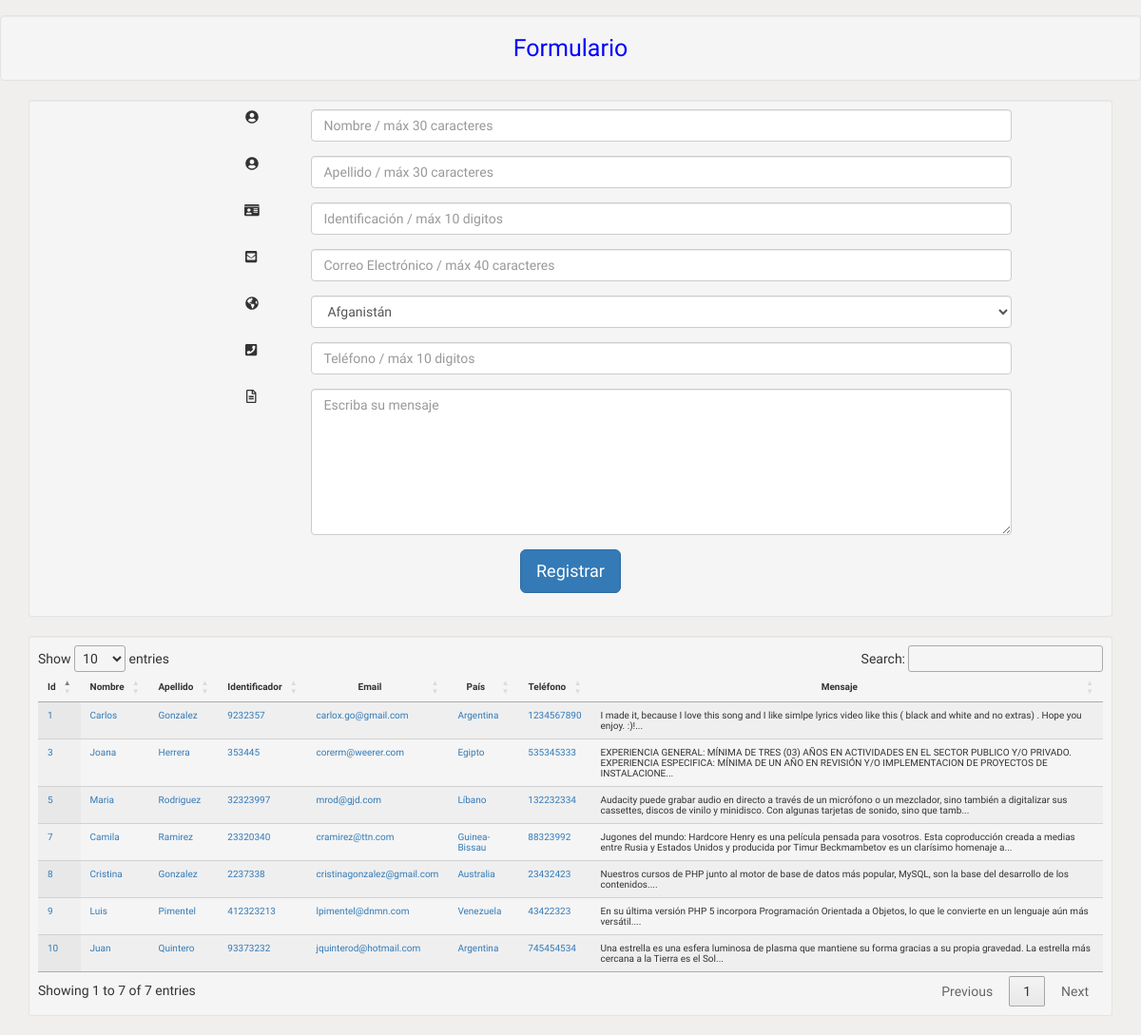
The page / on the database its author committed.
### tables this page shows
CREATE TABLE `tbl_users` (
  `id_user` int(11) NOT NULL,
  `name_user` varchar(30) NOT NULL,
  `lastname_user` varchar(30) NOT NULL,
  `document_user` int(11) NOT NULL,
  `email_user` varchar(40) NOT NULL,
  `phone_user` int(11) NOT NULL,
  `id_country` int(11) NOT NULL,
  `message_user` varchar(1000) NOT NULL
);

CREATE TABLE `tbl_countries` (
  `id_country` int(11) NOT NULL,
  `iso_country` char(2) DEFAULT NULL,
  `name_country` varchar(80) DEFAULT NULL
);

### class/Database.class.php (called while the page is built, shortened)
<?php
class Database extends PDO{
  public function __construct(){
    $this->conn = 'mysql:host='.HOST.';dbname='.DATABASE;
    $this->user = USER;
    $this->pass = PASSWORD;
  }
}

### methods/Controller.php (called while the page is built, shortened)
<?php
include_once 'class/Users.class.php';
include_once 'class/Countries.class.php';
class controllerUsers {
	private $user;
	public function __construct() {
		$this->user = new Users();
	}
	public function listUsers() {
		$data = $this->user->get_users_multiple();
		return $data;
	}
}
class controllerCountries {
	private $country;
	public function __construct() {
		$this->country = new Countries();
	}
	public function listCountries() {
		$data = $this->country->get_countries();
		return $data;
	}
}

### class/Countries.class.php (called while the page is built, shortened)
<?php
include_once 'class/Database.class.php';
class Countries{
    private $conn;
    public function __construct(){
      $this->conn = new Database();
    }
    public function get_countries(){
        try {
            $this->query = $this->conn->prepare('select * from tbl_countries');
            $this->query->execute();
            $data = $this->query->fetchAll();
            return $data;
        }catch (PDOException $e) {
            $e->getMessage();
        }
    }
}

### class/Users.class.php (called while the page is built, shortened)
<?php
include_once 'class/Database.class.php';
class Users{
    private $conn;
    public function __construct(){
      $this->conn = new Database();
    }
    public function get_users_multiple(){
        try {
            $this->query = $this->conn->prepare('select * from tbl_users
                inner join tbl_countries on tbl_users.id_country = tbl_countries.id_country');
            $this->query->execute();
            $data = $this->query->fetchAll();
            return $data;
        }catch (PDOException $e) {
            $e->getMessage();
        }
    }
}

### views/start.php (the view, shortened to what this page needs)
<!DOCTYPE html>
<html>
<head>
<?php
	include_once('includes/head.php');
?>
</head>
<body>
	    <p>&nbsp;</p>
		<div class="well">
		<div align="center" style="color: blue;font-size: 25px;">Formulario</div>
		</div>
		<p>
		  <div class="container">
		    <div class="row">
		        <div class="col-md-12">
		            <div class="well well-sm">
		                <form class="form-horizontal" method="post" action="<?php  echo WEBSITEPATH.'?pg=ejecutar';?>" onsubmit="return confirm('Esta acci&oacute;n registrar&aacute; los datos de este formulario. Desea proceder?')">
		                    <fieldset>
		                        <div class="form-group">
		                            <span class="col-md-1 col-md-offset-2 text-center"><i class="fas fa-user-circle  bigicon"></i></span>
		                            <div class="col-md-8">
		                                <input id="fname" name="name" type="text" placeholder="Nombre / m&aacute;x 30 caracteres" class="form-control" maxlength="30" required="required">
		                            </div>
		                        </div>
		                        <div class="form-group">
		                            <span class="col-md-1 col-md-offset-2 text-center"><i class="fas fa-user-circle bigicon"></i></span>
		                            <div class="col-md-8">
		                                <input id="lname" name="lastname" type="text" placeholder="Apellido / m&aacute;x 30 caracteres" class="form-control" maxlength="30" required="required">
		                            </div>
		                        </div>
		                         <div class="form-group">
		                            <span class="col-md-1 col-md-offset-2 text-center"><i class="fas fa-id-card bigicon"></i></span>
		                            <div class="col-md-8">
		                                <input id="document" name="document" type="number" placeholder="Identificaci&oacute;n / m&aacute;x 10 digitos" min="1" max="9999999999" class="form-control" required="required">
		                            </div>
		                        </div>
		                        <div class="form-group">
		                            <span class="col-md-1 col-md-offset-2 text-center"><i class="fas fa-envelope-square bigicon"></i></span>
		                            <div class="col-md-8">
		                                <input id="email" name="email" type="email" placeholder="Correo Electr&oacute;nico / m&aacute;x 40 caracteres" class="form-control" maxlength="40" required="required">
		                            </div>
		                        </div>
		                        <div class="form-group">
		                            <span class="col-md-1 col-md-offset-2 text-center"><i class="fas fa-globe-americas"></i></span>
		                            <div class="col-md-8">
		                                <select name="country" id="country" placeholder="Pa&iacute;s" class="form-control" required="required"><?php
		                                $countries = new controllerCountries();
		                                $result2 = $countries->listCountries();
		                                foreach ($result2 as $row2){
		                                	echo '<option value="'.$row2['id_country'].'">'.$row2['name_country'].'</option>';
		                            	}
		                                ?>
		                                </select>
		                            </div>
		                        </div>
		                        <div class="form-group">
		                            <span class="col-md-1 col-md-offset-2 text-center"><i class="fa fa-phone-square bigicon"></i></span>
		                            <div class="col-md-8">
		                                <input id="phone" name="telf" type="number" min="1" max="9999999999" placeholder="Tel&eacute;fono / m&aacute;x 10 digitos" class="form-control" required="required">
		                            </div>
		                        </div>
		                        <div class="form-group">
		                            <span class="col-md-1 col-md-offset-2 text-center"><i class="far fa-file-alt bigicon"></i></span>
		                            <div class="col-md-8">
		                                <textarea class="form-control" id="message" name="message" placeholder="Escriba su mensaje" rows="7" required="required"></textarea>
		                            </div>
		                        </div>
		                        <div class="form-group">
		                            <div class="col-md-12 text-center">
		                            	<input type="submit" name="accion" value="Registrar" class="btn btn-primary btn-lg" >
		                            </div>
		                        </div>
		                    </fieldset>
		                </form>
		            </div>
		            <div class="well well-sm">
			            <table id="blogtable" class="display" cellspacing="0" width="100%" style="font-size:10px">
							 <thead>
								 <tr>
								 	 <th style="text-align: center" width="">Id</th>
									 <th style="text-align: center" width="">Nombre</th>
									 <th style="text-align: center" width="">Apellido</th>
									 <th style="text-align: center" width="">Identificador</th>
									 <th style="text-align: center" width="">Email</th>
									 <th style="text-align: center" width="">Pa&iacute;s</th>
									 <th style="text-align: center" width="">Tel&eacute;fono</th>
									 <th style="text-align: center" width="">Mensaje</th>
								 </tr>
							 </thead>
							 <tbody>
					            <?php
					            	$user = new controllerUsers();
					            	$result = $user->listUsers();
					            	if ($result != 0){
						            	foreach ($result as $row){
						            		echo '
						            		<tr>
							            		<td><a href="'.WEBSITEPATH.'/index.php?pg=modificar&id='.$row['id_user'].'">'.$row['id_user'].'</a></td>
							            		<td><a href="'.WEBSITEPATH.'/index.php?pg=modificar&id='.$row['id_user'].'">'.$row['name_user'].'</a></td>
							            		<td><a href="'.WEBSITEPATH.'/index.php?pg=modificar&id='.$row['id_user'].'">'.$row['lastname_user'].'</a></td>
							            		<td><a href="'.WEBSITEPATH.'/index.php?pg=modificar&id='.$row['id_user'].'">'.$row['document_user'].'</a></td>
							            		<td><a href="'.WEBSITEPATH.'/index.php?pg=modificar&id='.$row['id_user'].'">'.$row['email_user'].'</a></td>
							            		<td><a href="'.WEBSITEPATH.'/index.php?pg=modificar&id='.$row['id_user'].'">'.$row['name_country'].'</a></td>
							            		<td><a href="'.WEBSITEPATH.'/index.php?pg=modificar&id='.$row['id_user'].'">'.$row['phone_user'].'</a></td>
							            		<td>'.substr($row['message_user'], 0, 200).'... </td>
						            		</tr>';
						            	}
						            }
					            ?>
						 	</tbody>
						</table>
		            </div>
		        </div>
		    </div>
		</div>
		</p>
	</body>
</html>

### index.php (shortened to what this page needs)
<?php
	include_once 'methods/Controller.php';
	include_once 'methods/Router.php';
	if (!isset($_GET['pg'])) {
		$pg='start';
	}else{
		$pg = filter_input(INPUT_GET, 'pg', $filter = FILTER_SANITIZE_STRING);
	}
	$router = new Router();
	if($router->validGET($pg)){
		$router->chargeViews($pg);
	}

### methods/Router.php (shortened to what this page needs)
<?php
class Router {
	public function chargeViews($pg) {
		switch ($pg):
			case 'start':
				include 'views/'.$pg.'.php';
				break;
		endswitch;
	}
	public function validGET($pg) {
		if (empty($pg)) {
			include_once 'views/start.php';
		} else {
			return true;
		}
	}
}

### includes/head.php (shortened to what this page needs)
<link rel="stylesheet" href="https://maxcdn.bootstrapcdn.com/bootstrap/3.3.7/css/bootstrap.min.css">
<link href="<?=WEBSITEPATH;?>css/style.css" rel="stylesheet" type="text/css" />
<link href="<?=WEBSITEPATH;?>css/style_tab.css" rel="stylesheet" type="text/css" />
<link rel="stylesheet" href="https://cdn.datatables.net/1.10.15/css/jquery.dataTables.min.css" type="text/css" media="screen" />
<link href="https://cdnjs.cloudflare.com/ajax/libs/bootstrap-datepicker/1.6.4/css/bootstrap-datepicker.css" rel="stylesheet"/>

### css/style.css (style rules this page uses)
html,body,div,span,applet,object,iframe,h1,h2,h3,h4,h5,h6,p,blockquote,pre,a,abbr,acronym,address,big,cite,code,del,dfn,em,img,ins,kbd,q,s,samp,small,strike,strong,sub,sup,tt,var,b,u,i,dl,dt,dd,ol,nav ul,nav li,fieldset,form,label,legend,table,caption,tbody,tfoot,thead,tr,th,td,article,aside,canvas,details,embed,figure,figcaption,footer,header,hgroup,menu,nav,output,ruby,summary,time,mark,audio,video { margin:0;padding:0;border:0;font-size:100%;font:inherit;vertical-align:baseline; }
table { border-collapse:collapse;border-spacing:0; }
a { text-decoration:none; }
body { font-family: 'Michroma' !important;font-size: 14px !important; background:#F0EFEE; }

### css/style_tab.css (style rules this page uses)
*, *:before, *:after { margin: 0; padding: 0; box-sizing: border-box; }

### rows shown on the page
tbl_users: id_user "1", name_user "Carlos", lastname_user "Gonzalez", document_user "9232357", email_user "carlox.go@gmail.com", id_country.name_country "Argentina", phone_user "1234567890", message_user "I made it, because I love this song and I like simlpe lyrics video like this ( black and white and no extras) . Hope you enjoy. :)!"
tbl_users: id_user "3", name_user "Joana", lastname_user "Herrera", document_user "353445", email_user "corerm@weerer.com", id_country.name_country "Egipto", phone_user "535345333", message_user "EXPERIENCIA GENERAL: MÍNIMA DE TRES (03) AÑOS EN ACTIVIDADES EN EL SECTOR PUBLICO Y/O PRIVADO. EXPERIENCIA ESPECIFICA: MÍNIMA DE UN AÑO EN REVISIÓN Y/O IMPLEMENTACION DE PROYECTOS DE INSTALACIONE"
tbl_users: id_user "5", name_user "Maria", lastname_user "Rodriguez", document_user "32323997", email_user "mrod@gjd.com", id_country.name_country "Líbano", phone_user "132232334", message_user "Audacity puede grabar audio en directo a través de un micrófono o un mezclador, sino también a digitalizar sus cassettes, discos de vinilo y minidisco. Con algunas tarjetas de sonido, sino que tamb"
tbl_users: id_user "7", name_user "Camila", lastname_user "Ramirez", document_user "23320340", email_user "cramirez@ttn.com", id_country.name_country "Guinea-Bissau", phone_user "88323992", message_user "Jugones del mundo: Hardcore Henry es una película pensada para vosotros. Esta coproducción creada a medias entre Rusia y Estados Unidos y producida por Timur Beckmambetov es un clarísimo homenaje a"
tbl_users: id_user "8", name_user "Cristina", lastname_user "Gonzalez", document_user "2237338", email_user "cristinagonzalez@gmail.com", id_country.name_country "Australia", phone_user "23432423", message_user "Nuestros cursos de PHP junto al motor de base de datos más popular, MySQL, son la base del desarrollo de los contenidos."
tbl_users: id_user "9", name_user "Luis", lastname_user "Pimentel", document_user "412323213", email_user "lpimentel@dnmn.com", id_country.name_country "Venezuela", phone_user "43422323", message_user "En su última versión PHP 5 incorpora Programación Orientada a Objetos, lo que le convierte en un lenguaje aún más versátil."
tbl_users: id_user "10", name_user "Juan", lastname_user "Quintero", document_user "93373232", email_user "jquinterod@hotmail.com", id_country.name_country "Argentina", phone_user "745454534", message_user "Una estrella es una esfera luminosa de plasma que mantiene su forma gracias a su propia gravedad. La estrella más cercana a la Tierra es el Sol"

### other values the page prints
form field country "Afganistán"
